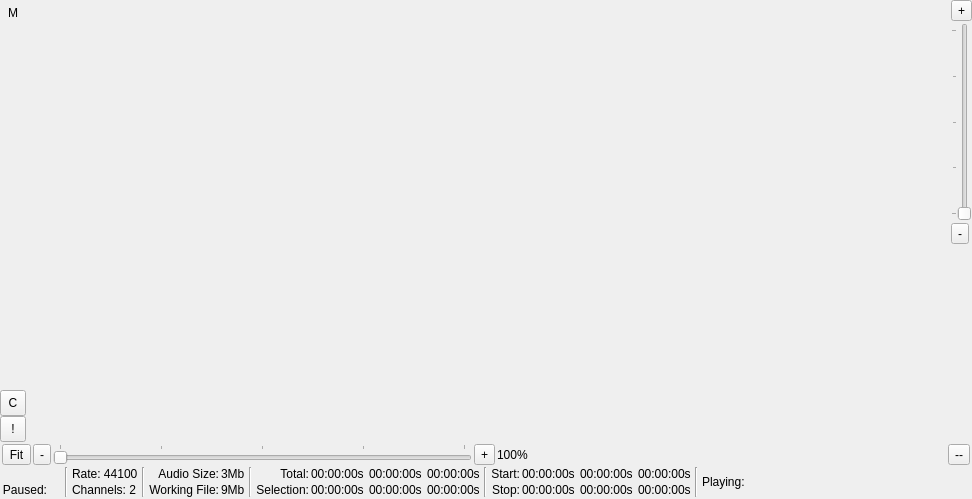
<ui version="4.0" >
 <class>SoundWindow</class>
 <widget class="QWidget" name="SoundWindow" >
  <property name="geometry" >
   <rect>
    <x>0</x>
    <y>0</y>
    <width>972</width>
    <height>499</height>
   </rect>
  </property>
  <property name="sizePolicy" >
   <sizepolicy vsizetype="Preferred" hsizetype="Preferred" >
    <horstretch>0</horstretch>
    <verstretch>0</verstretch>
   </sizepolicy>
  </property>
  <property name="windowTitle" >
   <string>Form</string>
  </property>
  <layout class="QVBoxLayout" >
   <property name="spacing" >
    <number>0</number>
   </property>
   <property name="leftMargin" >
    <number>0</number>
   </property>
   <property name="topMargin" >
    <number>0</number>
   </property>
   <property name="rightMargin" >
    <number>0</number>
   </property>
   <property name="bottomMargin" >
    <number>0</number>
   </property>
   <item>
    <layout class="QHBoxLayout" >
     <property name="spacing" >
      <number>0</number>
     </property>
     <property name="leftMargin" >
      <number>0</number>
     </property>
     <property name="topMargin" >
      <number>0</number>
     </property>
     <property name="rightMargin" >
      <number>0</number>
     </property>
     <property name="bottomMargin" >
      <number>0</number>
     </property>
     <item>
      <widget class="QFrame" name="leftFrame" >
       <property name="frameShape" >
        <enum>QFrame::NoFrame</enum>
       </property>
       <property name="frameShadow" >
        <enum>QFrame::Raised</enum>
       </property>
       <layout class="QVBoxLayout" >
        <property name="spacing" >
         <number>0</number>
        </property>
        <property name="leftMargin" >
         <number>0</number>
        </property>
        <property name="topMargin" >
         <number>0</number>
        </property>
        <property name="rightMargin" >
         <number>0</number>
        </property>
        <property name="bottomMargin" >
         <number>0</number>
        </property>
        <item>
         <widget class="QLabel" name="muteButtonsLabel" >
          <property name="sizePolicy" >
           <sizepolicy vsizetype="Fixed" hsizetype="Fixed" >
            <horstretch>0</horstretch>
            <verstretch>0</verstretch>
           </sizepolicy>
          </property>
          <property name="minimumSize" >
           <size>
            <width>26</width>
            <height>26</height>
           </size>
          </property>
          <property name="maximumSize" >
           <size>
            <width>26</width>
            <height>26</height>
           </size>
          </property>
          <property name="text" >
           <string>M</string>
          </property>
          <property name="alignment" >
           <set>Qt::AlignCenter</set>
          </property>
         </widget>
        </item>
        <item>
         <widget class="QFrame" name="muteButtonFrame" >
          <property name="sizePolicy" >
           <sizepolicy vsizetype="Expanding" hsizetype="Preferred" >
            <horstretch>0</horstretch>
            <verstretch>0</verstretch>
           </sizepolicy>
          </property>
          <property name="frameShape" >
           <enum>QFrame::NoFrame</enum>
          </property>
          <property name="frameShadow" >
           <enum>QFrame::Raised</enum>
          </property>
          <layout class="QVBoxLayout" >
           <property name="spacing" >
            <number>6</number>
           </property>
           <property name="leftMargin" >
            <number>9</number>
           </property>
           <property name="topMargin" >
            <number>9</number>
           </property>
           <property name="rightMargin" >
            <number>9</number>
           </property>
           <property name="bottomMargin" >
            <number>9</number>
           </property>
          </layout>
         </widget>
        </item>
        <item>
         <widget class="QToolButton" name="clearMutesButton" >
          <property name="sizePolicy" >
           <sizepolicy vsizetype="Fixed" hsizetype="Fixed" >
            <horstretch>0</horstretch>
            <verstretch>0</verstretch>
           </sizepolicy>
          </property>
          <property name="minimumSize" >
           <size>
            <width>26</width>
            <height>26</height>
           </size>
          </property>
          <property name="maximumSize" >
           <size>
            <width>26</width>
            <height>26</height>
           </size>
          </property>
          <property name="text" >
           <string>C</string>
          </property>
         </widget>
        </item>
        <item>
         <widget class="QToolButton" name="invertMutesButton" >
          <property name="sizePolicy" >
           <sizepolicy vsizetype="Fixed" hsizetype="Fixed" >
            <horstretch>0</horstretch>
            <verstretch>0</verstretch>
           </sizepolicy>
          </property>
          <property name="minimumSize" >
           <size>
            <width>26</width>
            <height>26</height>
           </size>
          </property>
          <property name="maximumSize" >
           <size>
            <width>26</width>
            <height>26</height>
           </size>
          </property>
          <property name="text" >
           <string>!</string>
          </property>
         </widget>
        </item>
       </layout>
      </widget>
     </item>
     <item>
      <widget class="QFrame" name="contentsFrame" >
       <property name="sizePolicy" >
        <sizepolicy vsizetype="Expanding" hsizetype="Expanding" >
         <horstretch>0</horstretch>
         <verstretch>0</verstretch>
        </sizepolicy>
       </property>
       <property name="frameShape" >
        <enum>QFrame::NoFrame</enum>
       </property>
       <property name="frameShadow" >
        <enum>QFrame::Raised</enum>
       </property>
      </widget>
     </item>
     <item>
      <widget class="QFrame" name="frame_3" >
       <property name="frameShape" >
        <enum>QFrame::NoFrame</enum>
       </property>
       <property name="frameShadow" >
        <enum>QFrame::Raised</enum>
       </property>
       <layout class="QVBoxLayout" >
        <property name="spacing" >
         <number>2</number>
        </property>
        <property name="leftMargin" >
         <number>0</number>
        </property>
        <property name="topMargin" >
         <number>0</number>
        </property>
        <property name="rightMargin" >
         <number>0</number>
        </property>
        <property name="bottomMargin" >
         <number>0</number>
        </property>
        <item>
         <widget class="QToolButton" name="vZoomInFullButton" >
          <property name="text" >
           <string>+</string>
          </property>
         </widget>
        </item>
        <item>
         <widget class="QSlider" name="vertZoomSlider" >
          <property name="minimum" >
           <number>0</number>
          </property>
          <property name="maximum" >
           <number>100</number>
          </property>
          <property name="value" >
           <number>0</number>
          </property>
          <property name="sliderPosition" >
           <number>0</number>
          </property>
          <property name="orientation" >
           <enum>Qt::Vertical</enum>
          </property>
          <property name="tickPosition" >
           <enum>QSlider::TicksAbove</enum>
          </property>
          <property name="tickInterval" >
           <number>25</number>
          </property>
         </widget>
        </item>
        <item>
         <widget class="QToolButton" name="vZoomOutFullButton" >
          <property name="text" >
           <string>-</string>
          </property>
         </widget>
        </item>
        <item>
         <spacer>
          <property name="orientation" >
           <enum>Qt::Vertical</enum>
          </property>
          <property name="sizeHint" >
           <size>
            <width>20</width>
            <height>40</height>
           </size>
          </property>
         </spacer>
        </item>
       </layout>
      </widget>
     </item>
    </layout>
   </item>
   <item>
    <widget class="QFrame" name="frame" >
     <property name="frameShadow" >
      <enum>QFrame::Raised</enum>
     </property>
     <layout class="QVBoxLayout" >
      <property name="spacing" >
       <number>2</number>
      </property>
      <property name="leftMargin" >
       <number>2</number>
      </property>
      <property name="topMargin" >
       <number>2</number>
      </property>
      <property name="rightMargin" >
       <number>2</number>
      </property>
      <property name="bottomMargin" >
       <number>2</number>
      </property>
      <item>
       <widget class="QFrame" name="frame_6" >
        <property name="frameShape" >
         <enum>QFrame::NoFrame</enum>
        </property>
        <property name="frameShadow" >
         <enum>QFrame::Raised</enum>
        </property>
        <layout class="QHBoxLayout" >
         <property name="spacing" >
          <number>2</number>
         </property>
         <property name="leftMargin" >
          <number>0</number>
         </property>
         <property name="topMargin" >
          <number>0</number>
         </property>
         <property name="rightMargin" >
          <number>0</number>
         </property>
         <property name="bottomMargin" >
          <number>0</number>
         </property>
         <item>
          <widget class="QToolButton" name="hZoomFitButton" >
           <property name="text" >
            <string>Fit</string>
           </property>
          </widget>
         </item>
         <item>
          <widget class="QToolButton" name="hZoomOutFullButton" >
           <property name="text" >
            <string>-</string>
           </property>
          </widget>
         </item>
         <item>
          <widget class="QSlider" name="horzZoomSlider" >
           <property name="maximum" >
            <number>100</number>
           </property>
           <property name="sliderPosition" >
            <number>0</number>
           </property>
           <property name="orientation" >
            <enum>Qt::Horizontal</enum>
           </property>
           <property name="invertedAppearance" >
            <bool>false</bool>
           </property>
           <property name="invertedControls" >
            <bool>false</bool>
           </property>
           <property name="tickPosition" >
            <enum>QSlider::TicksAbove</enum>
           </property>
           <property name="tickInterval" >
            <number>25</number>
           </property>
          </widget>
         </item>
         <item>
          <widget class="QToolButton" name="hZoomInFullButton" >
           <property name="text" >
            <string>+</string>
           </property>
          </widget>
         </item>
         <item>
          <widget class="QLabel" name="horzZoomValueLabel" >
           <property name="text" >
            <string>100%</string>
           </property>
          </widget>
         </item>
         <item>
          <spacer>
           <property name="orientation" >
            <enum>Qt::Horizontal</enum>
           </property>
           <property name="sizeHint" >
            <size>
             <width>40</width>
             <height>20</height>
            </size>
           </property>
          </spacer>
         </item>
         <item>
          <widget class="QToolButton" name="zoomOutFullButton" >
           <property name="text" >
            <string>--</string>
           </property>
          </widget>
         </item>
        </layout>
       </widget>
      </item>
      <item>
       <widget class="QFrame" name="infoFrame" >
        <property name="contextMenuPolicy" >
         <enum>Qt::CustomContextMenu</enum>
        </property>
        <property name="frameShape" >
         <enum>QFrame::NoFrame</enum>
        </property>
        <property name="frameShadow" >
         <enum>QFrame::Raised</enum>
        </property>
        <property name="lineWidth" >
         <number>0</number>
        </property>
        <layout class="QHBoxLayout" >
         <property name="spacing" >
          <number>4</number>
         </property>
         <property name="leftMargin" >
          <number>0</number>
         </property>
         <property name="topMargin" >
          <number>0</number>
         </property>
         <property name="rightMargin" >
          <number>0</number>
         </property>
         <property name="bottomMargin" >
          <number>0</number>
         </property>
         <item>
          <widget class="QFrame" name="playStatusFrame" >
           <property name="frameShape" >
            <enum>QFrame::NoFrame</enum>
           </property>
           <property name="frameShadow" >
            <enum>QFrame::Raised</enum>
           </property>
           <property name="lineWidth" >
            <number>1</number>
           </property>
           <layout class="QGridLayout" >
            <property name="leftMargin" >
             <number>0</number>
            </property>
            <property name="topMargin" >
             <number>0</number>
            </property>
            <property name="rightMargin" >
             <number>0</number>
            </property>
            <property name="bottomMargin" >
             <number>0</number>
            </property>
            <property name="horizontalSpacing" >
             <number>2</number>
            </property>
            <property name="verticalSpacing" >
             <number>2</number>
            </property>
            <item row="1" column="0" >
             <widget class="QLabel" name="label_4" >
              <property name="text" >
               <string/>
              </property>
              <property name="pixmap" >
               <pixmap/>
              </property>
              <property name="alignment" >
               <set>Qt::AlignRight|Qt::AlignTrailing|Qt::AlignVCenter</set>
              </property>
             </widget>
            </item>
            <item row="2" column="0" >
             <widget class="QLabel" name="label_3" >
              <property name="text" >
               <string>Paused:</string>
              </property>
              <property name="alignment" >
               <set>Qt::AlignRight|Qt::AlignTrailing|Qt::AlignVCenter</set>
              </property>
             </widget>
            </item>
            <item row="1" column="2" >
             <widget class="QStackedWidget" name="playingLED" >
              <property name="sizePolicy" >
               <sizepolicy vsizetype="Fixed" hsizetype="Fixed" >
                <horstretch>0</horstretch>
                <verstretch>0</verstretch>
               </sizepolicy>
              </property>
              <property name="minimumSize" >
               <size>
                <width>12</width>
                <height>12</height>
               </size>
              </property>
              <property name="maximumSize" >
               <size>
                <width>12</width>
                <height>12</height>
               </size>
              </property>
              <property name="currentIndex" >
               <number>0</number>
              </property>
              <widget class="QWidget" name="page_3" >
               <layout class="QHBoxLayout" >
                <property name="spacing" >
                 <number>0</number>
                </property>
                <property name="leftMargin" >
                 <number>0</number>
                </property>
                <property name="topMargin" >
                 <number>0</number>
                </property>
                <property name="rightMargin" >
                 <number>0</number>
                </property>
                <property name="bottomMargin" >
                 <number>0</number>
                </property>
                <item>
                 <widget class="QLabel" name="label" >
                  <property name="text" >
                   <string/>
                  </property>
                  <property name="pixmap" >
                   <pixmap>../images/OffLED1.png</pixmap>
                  </property>
                 </widget>
                </item>
               </layout>
              </widget>
              <widget class="QWidget" name="page_4" >
               <layout class="QHBoxLayout" >
                <property name="spacing" >
                 <number>0</number>
                </property>
                <property name="leftMargin" >
                 <number>0</number>
                </property>
                <property name="topMargin" >
                 <number>0</number>
                </property>
                <property name="rightMargin" >
                 <number>0</number>
                </property>
                <property name="bottomMargin" >
                 <number>0</number>
                </property>
                <item>
                 <widget class="QLabel" name="label_11" >
                  <property name="text" >
                   <string/>
                  </property>
                  <property name="pixmap" >
                   <pixmap>../images/GreenLED1.png</pixmap>
                  </property>
                 </widget>
                </item>
               </layout>
              </widget>
             </widget>
            </item>
            <item row="2" column="2" >
             <widget class="QStackedWidget" name="pausedLED" >
              <property name="sizePolicy" >
               <sizepolicy vsizetype="Fixed" hsizetype="Fixed" >
                <horstretch>0</horstretch>
                <verstretch>0</verstretch>
               </sizepolicy>
              </property>
              <property name="minimumSize" >
               <size>
                <width>12</width>
                <height>12</height>
               </size>
              </property>
              <property name="maximumSize" >
               <size>
                <width>12</width>
                <height>12</height>
               </size>
              </property>
              <property name="currentIndex" >
               <number>0</number>
              </property>
              <widget class="QWidget" name="page_7" >
               <layout class="QHBoxLayout" >
                <property name="spacing" >
                 <number>0</number>
                </property>
                <property name="leftMargin" >
                 <number>0</number>
                </property>
                <property name="topMargin" >
                 <number>0</number>
                </property>
                <property name="rightMargin" >
                 <number>0</number>
                </property>
                <property name="bottomMargin" >
                 <number>0</number>
                </property>
                <item>
                 <widget class="QLabel" name="label_8" >
                  <property name="text" >
                   <string/>
                  </property>
                  <property name="pixmap" >
                   <pixmap>../images/OffLED1.png</pixmap>
                  </property>
                 </widget>
                </item>
               </layout>
              </widget>
              <widget class="QWidget" name="page_8" >
               <layout class="QHBoxLayout" >
                <property name="spacing" >
                 <number>0</number>
                </property>
                <property name="leftMargin" >
                 <number>0</number>
                </property>
                <property name="topMargin" >
                 <number>0</number>
                </property>
                <property name="rightMargin" >
                 <number>0</number>
                </property>
                <property name="bottomMargin" >
                 <number>0</number>
                </property>
                <item>
                 <widget class="QLabel" name="label_12" >
                  <property name="text" >
                   <string/>
                  </property>
                  <property name="pixmap" >
                   <pixmap>../images/YellowLED1.png</pixmap>
                  </property>
                 </widget>
                </item>
               </layout>
              </widget>
             </widget>
            </item>
           </layout>
          </widget>
         </item>
         <item>
          <widget class="Line" name="line" >
           <property name="orientation" >
            <enum>Qt::Vertical</enum>
           </property>
          </widget>
         </item>
         <item>
          <widget class="QFrame" name="audioFormatFrame" >
           <property name="frameShape" >
            <enum>QFrame::NoFrame</enum>
           </property>
           <property name="frameShadow" >
            <enum>QFrame::Raised</enum>
           </property>
           <layout class="QVBoxLayout" >
            <property name="spacing" >
             <number>2</number>
            </property>
            <property name="leftMargin" >
             <number>0</number>
            </property>
            <property name="topMargin" >
             <number>0</number>
            </property>
            <property name="rightMargin" >
             <number>0</number>
            </property>
            <property name="bottomMargin" >
             <number>0</number>
            </property>
            <item>
             <widget class="QLabel" name="sampleRateLabel" >
              <property name="text" >
               <string>Rate: 44100</string>
              </property>
             </widget>
            </item>
            <item>
             <widget class="QLabel" name="channelCountLabel" >
              <property name="text" >
               <string>Channels: 2</string>
              </property>
             </widget>
            </item>
           </layout>
          </widget>
         </item>
         <item>
          <widget class="Line" name="line_2" >
           <property name="orientation" >
            <enum>Qt::Vertical</enum>
           </property>
          </widget>
         </item>
         <item>
          <widget class="QFrame" name="audioSizeFrame" >
           <property name="frameShape" >
            <enum>QFrame::NoFrame</enum>
           </property>
           <property name="frameShadow" >
            <enum>QFrame::Raised</enum>
           </property>
           <layout class="QGridLayout" >
            <property name="leftMargin" >
             <number>0</number>
            </property>
            <property name="topMargin" >
             <number>0</number>
            </property>
            <property name="rightMargin" >
             <number>0</number>
            </property>
            <property name="bottomMargin" >
             <number>0</number>
            </property>
            <property name="horizontalSpacing" >
             <number>2</number>
            </property>
            <property name="verticalSpacing" >
             <number>2</number>
            </property>
            <item row="0" column="0" >
             <widget class="QLabel" name="label_9" >
              <property name="text" >
               <string>Audio Size:</string>
              </property>
              <property name="alignment" >
               <set>Qt::AlignRight|Qt::AlignTrailing|Qt::AlignVCenter</set>
              </property>
             </widget>
            </item>
            <item row="1" column="0" >
             <widget class="QLabel" name="label_10" >
              <property name="text" >
               <string>Working File:</string>
              </property>
              <property name="alignment" >
               <set>Qt::AlignRight|Qt::AlignTrailing|Qt::AlignVCenter</set>
              </property>
             </widget>
            </item>
            <item row="0" column="1" >
             <widget class="QLabel" name="audioSizeLabel" >
              <property name="text" >
               <string>3Mb</string>
              </property>
             </widget>
            </item>
            <item row="1" column="1" >
             <widget class="QLabel" name="workingFileSizeLabel" >
              <property name="text" >
               <string>9Mb</string>
              </property>
             </widget>
            </item>
           </layout>
          </widget>
         </item>
         <item>
          <widget class="Line" name="line_3" >
           <property name="orientation" >
            <enum>Qt::Vertical</enum>
           </property>
          </widget>
         </item>
         <item>
          <widget class="QFrame" name="audioLengthFrame" >
           <property name="contextMenuPolicy" >
            <enum>Qt::DefaultContextMenu</enum>
           </property>
           <property name="frameShape" >
            <enum>QFrame::NoFrame</enum>
           </property>
           <property name="frameShadow" >
            <enum>QFrame::Raised</enum>
           </property>
           <layout class="QGridLayout" >
            <property name="leftMargin" >
             <number>0</number>
            </property>
            <property name="topMargin" >
             <number>0</number>
            </property>
            <property name="rightMargin" >
             <number>0</number>
            </property>
            <property name="bottomMargin" >
             <number>0</number>
            </property>
            <property name="horizontalSpacing" >
             <number>2</number>
            </property>
            <property name="verticalSpacing" >
             <number>2</number>
            </property>
            <item row="1" column="0" >
             <widget class="QLabel" name="selectionLengthLabel" >
              <property name="text" >
               <string>Selection:</string>
              </property>
              <property name="alignment" >
               <set>Qt::AlignRight|Qt::AlignTrailing|Qt::AlignVCenter</set>
              </property>
             </widget>
            </item>
            <item row="0" column="0" >
             <widget class="QLabel" name="totalLengthLabel" >
              <property name="text" >
               <string>Total:</string>
              </property>
              <property name="alignment" >
               <set>Qt::AlignRight|Qt::AlignTrailing|Qt::AlignVCenter</set>
              </property>
             </widget>
            </item>
            <item row="1" column="1" >
             <widget class="QFrame" name="selectionLengthFrame" >
              <property name="frameShape" >
               <enum>QFrame::NoFrame</enum>
              </property>
              <property name="frameShadow" >
               <enum>QFrame::Raised</enum>
              </property>
              <layout class="QHBoxLayout" >
               <property name="spacing" >
                <number>5</number>
               </property>
               <property name="leftMargin" >
                <number>0</number>
               </property>
               <property name="topMargin" >
                <number>0</number>
               </property>
               <property name="rightMargin" >
                <number>0</number>
               </property>
               <property name="bottomMargin" >
                <number>0</number>
               </property>
               <item>
                <widget class="QLabel" name="selectionLengthLabel_seconds" >
                 <property name="text" >
                  <string>00:00:00s</string>
                 </property>
                </widget>
               </item>
               <item>
                <widget class="QLabel" name="selectionLengthLabel_frames" >
                 <property name="text" >
                  <string>00:00:00s</string>
                 </property>
                </widget>
               </item>
               <item>
                <widget class="QLabel" name="selectionLengthLabel_bytes" >
                 <property name="text" >
                  <string>00:00:00s</string>
                 </property>
                </widget>
               </item>
              </layout>
             </widget>
            </item>
            <item row="0" column="1" >
             <widget class="QFrame" name="totalAudioLengthFrame" >
              <property name="frameShape" >
               <enum>QFrame::NoFrame</enum>
              </property>
              <property name="frameShadow" >
               <enum>QFrame::Raised</enum>
              </property>
              <layout class="QHBoxLayout" >
               <property name="spacing" >
                <number>5</number>
               </property>
               <property name="leftMargin" >
                <number>0</number>
               </property>
               <property name="topMargin" >
                <number>0</number>
               </property>
               <property name="rightMargin" >
                <number>0</number>
               </property>
               <property name="bottomMargin" >
                <number>0</number>
               </property>
               <item>
                <widget class="QLabel" name="totalLengthLabel_seconds" >
                 <property name="text" >
                  <string>00:00:00s</string>
                 </property>
                </widget>
               </item>
               <item>
                <widget class="QLabel" name="totalLengthLabel_frames" >
                 <property name="text" >
                  <string>00:00:00s</string>
                 </property>
                </widget>
               </item>
               <item>
                <widget class="QLabel" name="totalLengthLabel_bytes" >
                 <property name="text" >
                  <string>00:00:00s</string>
                 </property>
                </widget>
               </item>
              </layout>
             </widget>
            </item>
           </layout>
          </widget>
         </item>
         <item>
          <widget class="Line" name="line_4" >
           <property name="orientation" >
            <enum>Qt::Vertical</enum>
           </property>
          </widget>
         </item>
         <item>
          <widget class="QFrame" name="selecftionPositionsFrame" >
           <property name="frameShape" >
            <enum>QFrame::NoFrame</enum>
           </property>
           <property name="frameShadow" >
            <enum>QFrame::Raised</enum>
           </property>
           <layout class="QGridLayout" >
            <property name="leftMargin" >
             <number>0</number>
            </property>
            <property name="topMargin" >
             <number>0</number>
            </property>
            <property name="rightMargin" >
             <number>0</number>
            </property>
            <property name="bottomMargin" >
             <number>0</number>
            </property>
            <property name="horizontalSpacing" >
             <number>2</number>
            </property>
            <property name="verticalSpacing" >
             <number>2</number>
            </property>
            <item row="1" column="0" >
             <widget class="QLabel" name="label_7" >
              <property name="text" >
               <string>Stop:</string>
              </property>
              <property name="alignment" >
               <set>Qt::AlignRight|Qt::AlignTrailing|Qt::AlignVCenter</set>
              </property>
             </widget>
            </item>
            <item row="0" column="0" >
             <widget class="QLabel" name="label_2" >
              <property name="text" >
               <string>Start:</string>
              </property>
              <property name="alignment" >
               <set>Qt::AlignRight|Qt::AlignTrailing|Qt::AlignVCenter</set>
              </property>
             </widget>
            </item>
            <item row="0" column="1" >
             <widget class="QFrame" name="selectStartFrame" >
              <property name="frameShape" >
               <enum>QFrame::NoFrame</enum>
              </property>
              <property name="frameShadow" >
               <enum>QFrame::Raised</enum>
              </property>
              <layout class="QHBoxLayout" >
               <property name="spacing" >
                <number>5</number>
               </property>
               <property name="leftMargin" >
                <number>0</number>
               </property>
               <property name="topMargin" >
                <number>0</number>
               </property>
               <property name="rightMargin" >
                <number>0</number>
               </property>
               <property name="bottomMargin" >
                <number>0</number>
               </property>
               <item>
                <widget class="QLabel" name="selectStartLabel_seconds" >
                 <property name="text" >
                  <string>00:00:00s</string>
                 </property>
                </widget>
               </item>
               <item>
                <widget class="QLabel" name="selectStartLabel_frames" >
                 <property name="text" >
                  <string>00:00:00s</string>
                 </property>
                </widget>
               </item>
               <item>
                <widget class="QLabel" name="selectStartLabel_bytes" >
                 <property name="text" >
                  <string>00:00:00s</string>
                 </property>
                </widget>
               </item>
              </layout>
             </widget>
            </item>
            <item row="1" column="1" >
             <widget class="QFrame" name="selectStopFrame" >
              <property name="frameShape" >
               <enum>QFrame::NoFrame</enum>
              </property>
              <property name="frameShadow" >
               <enum>QFrame::Raised</enum>
              </property>
              <layout class="QHBoxLayout" >
               <property name="spacing" >
                <number>5</number>
               </property>
               <property name="leftMargin" >
                <number>0</number>
               </property>
               <property name="topMargin" >
                <number>0</number>
               </property>
               <property name="rightMargin" >
                <number>0</number>
               </property>
               <property name="bottomMargin" >
                <number>0</number>
               </property>
               <item>
                <widget class="QLabel" name="selectStopLabel_seconds" >
                 <property name="text" >
                  <string>00:00:00s</string>
                 </property>
                </widget>
               </item>
               <item>
                <widget class="QLabel" name="selectStopLabel_frames" >
                 <property name="text" >
                  <string>00:00:00s</string>
                 </property>
                </widget>
               </item>
               <item>
                <widget class="QLabel" name="selectStopLabel_bytes" >
                 <property name="text" >
                  <string>00:00:00s</string>
                 </property>
                </widget>
               </item>
              </layout>
             </widget>
            </item>
           </layout>
          </widget>
         </item>
         <item>
          <widget class="Line" name="line_5" >
           <property name="orientation" >
            <enum>Qt::Vertical</enum>
           </property>
          </widget>
         </item>
         <item>
          <widget class="QFrame" name="frame_4" >
           <property name="frameShape" >
            <enum>QFrame::NoFrame</enum>
           </property>
           <property name="frameShadow" >
            <enum>QFrame::Raised</enum>
           </property>
           <layout class="QGridLayout" >
            <property name="leftMargin" >
             <number>0</number>
            </property>
            <property name="topMargin" >
             <number>0</number>
            </property>
            <property name="rightMargin" >
             <number>0</number>
            </property>
            <property name="bottomMargin" >
             <number>0</number>
            </property>
            <property name="horizontalSpacing" >
             <number>2</number>
            </property>
            <property name="verticalSpacing" >
             <number>2</number>
            </property>
            <item row="0" column="0" >
             <widget class="QLabel" name="playPositionLabel" >
              <property name="text" >
               <string>Playing: </string>
              </property>
             </widget>
            </item>
           </layout>
          </widget>
         </item>
         <item>
          <spacer>
           <property name="orientation" >
            <enum>Qt::Horizontal</enum>
           </property>
           <property name="sizeHint" >
            <size>
             <width>40</width>
             <height>20</height>
            </size>
           </property>
          </spacer>
         </item>
        </layout>
       </widget>
      </item>
     </layout>
    </widget>
   </item>
  </layout>
 </widget>
 <resources/>
 <connections>
  <connection>
   <sender>zoomOutFullButton</sender>
   <signal>clicked()</signal>
   <receiver>hZoomOutFullButton</receiver>
   <slot>click()</slot>
   <hints>
    <hint type="sourcelabel" >
     <x>955</x>
     <y>445</y>
    </hint>
    <hint type="destinationlabel" >
     <x>46</x>
     <y>445</y>
    </hint>
   </hints>
  </connection>
  <connection>
   <sender>zoomOutFullButton</sender>
   <signal>clicked()</signal>
   <receiver>vZoomOutFullButton</receiver>
   <slot>click()</slot>
   <hints>
    <hint type="sourcelabel" >
     <x>955</x>
     <y>445</y>
    </hint>
    <hint type="destinationlabel" >
     <x>954</x>
     <y>229</y>
    </hint>
   </hints>
  </connection>
 </connections>
</ui>
